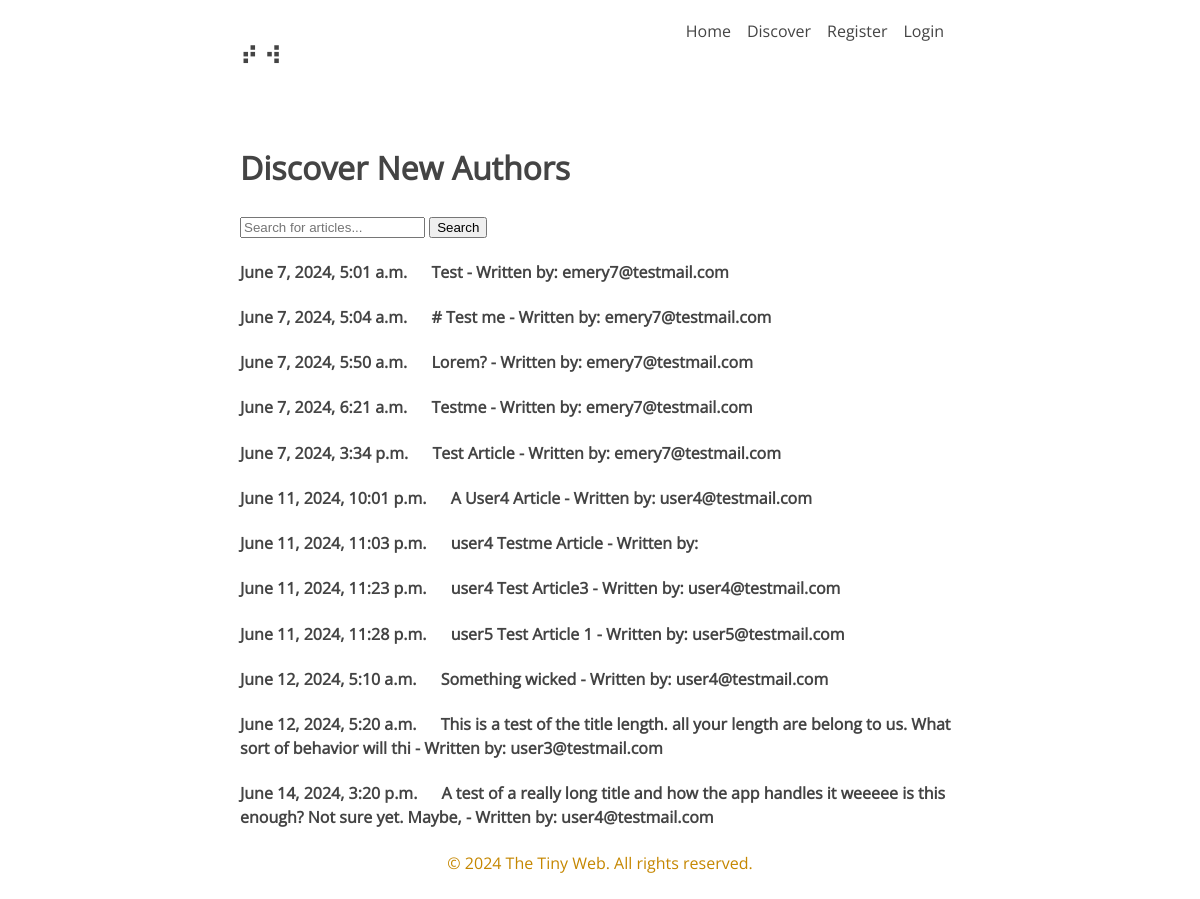
The app's page /discover/discover-articles/, older data.
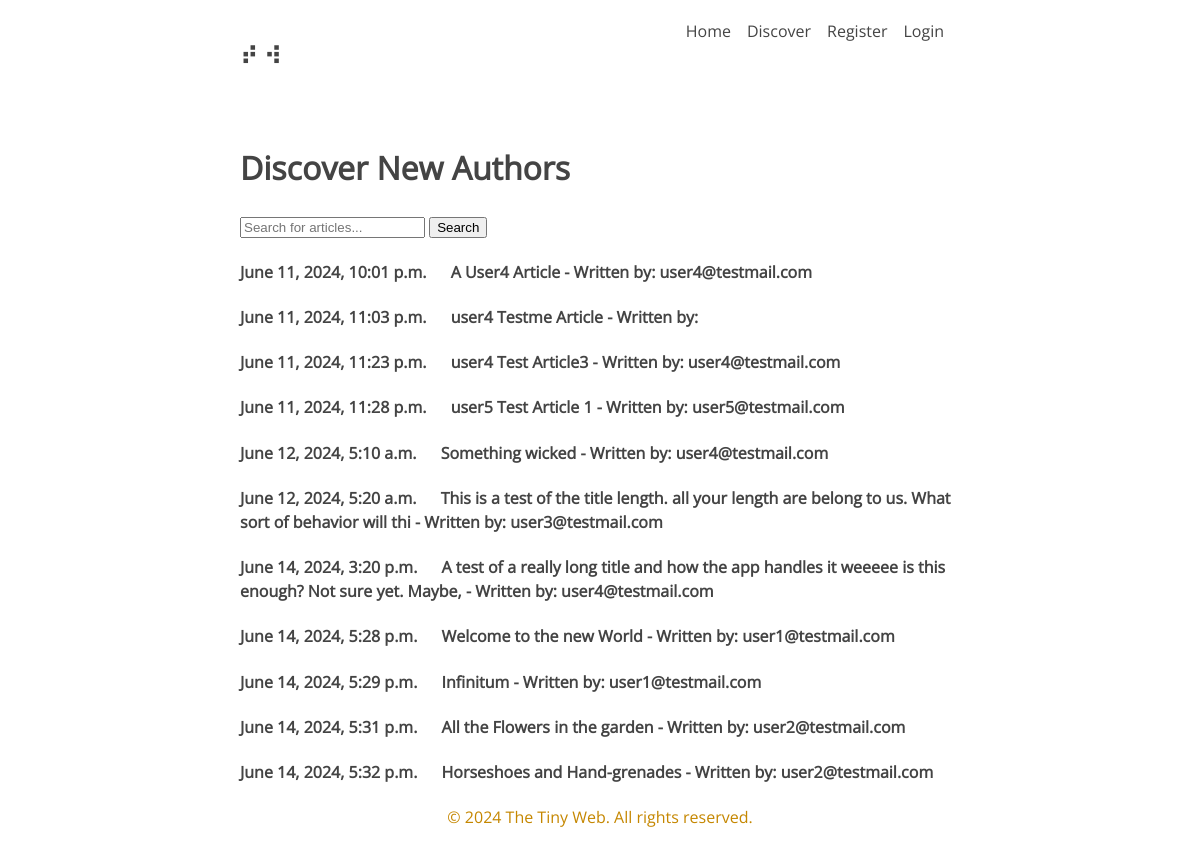
The same page, newer data.
### user/models.py (models this page shows, shortened)
class Article(models.Model):
    title = models.CharField(max_length=100)
    content = MarkdownxField()
    created_at = models.DateTimeField(auto_now_add=True)
    updated_at = models.DateTimeField(auto_now=True)
    user = models.ForeignKey(CustomUser, max_length=10, on_delete=models.CASCADE, null=True)

### account/models.py (models this page shows, shortened)
class CustomUser(AbstractBaseUser, PermissionsMixin):
    username = None
    email = models.EmailField(unique=True)
    is_active = models.BooleanField(default=True)
    is_staff = models.BooleanField(default=False)
    date_joined = models.DateTimeField(default=timezone.now)
    USERNAME_FIELD = 'email'
    REQUIRED_FIELDS = []
    objects = CustomUserManager()
    class DiscoverArticles(models.Model):
        title = models.CharField(max_length=100)

### discover/views.py (the view)
# urls.py: path('discover-articles/', views.discover_articles, name='discover-articles'),
def discover_articles(request):
    query = request.GET.get('search_query')
    if query:
        article = Article.objects.filter(
            Q(title__icontains=query) |
            Q(content__icontains=query)
        ).distinct()
    else:
        article = Article.objects.all()
    context = {'AllArticles': article}
    return render(request, 'discover/discover-articles.html', context)

### discover/templates/discover/discover-articles.html (shortened to what this page needs)
{% extends 'account/base.html' %}
{% block content %}
    <h1>Discover New Authors</h1>
    <form id="search-form" action="{% url 'discover-articles' %}" method="GET">
        <input type="text" id="search-query" name="search_query" placeholder="Search for articles...">
        <button type="submit">Search</button>
    </form>
    <div class="discover-list">
    <ul>
        {% for article in AllArticles %}
            <li>
                <h4><a href="{% url 'discover-article-detail' article.id %}"><span class="article-info">{{ article.created_at }} </span>    {{ article.title }} - Written by: {{ article.user.email }}</h4></a>
            </li>
        {% endfor %}
    </ul>
    </div>
{% endblock %}

### account/templates/account/base.html (shortened to what this page needs)
{% load static %}
<!DOCTYPE html>
<html lang="en">
<head>
    <link rel="stylesheet" type="text/css" href="{% static 'css/style.css' %}">
</head>
<body>
    {% if user.is_authenticated %}
    {% include 'user/navbar.html' %}
{% else %}
    {% include 'user/navbar2.html' %}
{% endif %}
    <div class="body-content">
        {% block content %}
        {% endblock %}
    </div>
    <footer>
        <p> &#169; 2024 The Tiny Web. All rights reserved. </p>
    </footer>
</body>
</html>

### user/templates/user/navbar2.html (shortened to what this page needs)
{% load static %}
    <head>
        <link rel="stylesheet" type="text/css" href="{% static 'css/style.css' %}">
    </head>
    <nav class="navbar">
        <h1> &#10270; &#10298; </h1>
        <ul>
        <li><a href="{% url 'home' %}">Home</a></li>
        <li><a href="{% url 'discover-articles' %}">Discover</a></li>
        <li><a href="{% url 'register' %}">Register</a></li>
        <li><a href="{% url 'user-login' %}">Login</a></li>
       </ul>
    </nav>

### static/css/style.css (style rules this page uses)
:root { --width: 800px; --font-main: Open Sans, sans-serif; --font-secondary: Open Sans, sans-serif; --font-scale: 1em; --background-color: #fff; --heading-color: #222; --text-color: #444; --link-color: #3273dc; --visited-color: #8b6fcb; --code-background-color: #f2f2f2; --code-color: #222; --blockquote-color: #222; margin: auto; }
body { max-width: var(--width); background-color: var(--background-color); color: var(--text-color); font-family: var(--font-main); font-size: var(--font-scale); margin: auto; padding: 20px; max-width: 720px; text-align: left; word-wrap: break-word; overflow-wrap: break-word; line-height: 1.5; }
.navbar { display: flex; flex-wrap: wrap; justify-content: space-between; max-width: var(--width); margin-bottom: 50px; }
.navbar ul { display: flex; flex-wrap: wrap; list-style: none; margin: 0; padding: 0; }
.navbar li { margin-right: 1rem; margin-bottom: 0.5rem; }
.navbar a { text-decoration: none; color: var(--text-color) }
.discover-list { margin: 0; }
.discover-list ul { padding: 0; }
.discover-list li { list-style: none; }
.discover-list a { text-decoration: none; color: var(--text-color); }
.article-info { margin-right: 20px; }
footer { text-align: center; color: rgb(197, 135, 0); }

Row changes from the older to the newer data that the page shows:
removed Article: created_at "June 7, 2024, 5:01 a.m.", title "Test", user.email "emery7@testmail.com"
removed Article: created_at "June 7, 2024, 5:04 a.m.", title "# Test me", user.email "emery7@testmail.com"
removed Article: created_at "June 7, 2024, 5:50 a.m.", title "Lorem?", user.email "emery7@testmail.com"
removed Article: created_at "June 7, 2024, 6:21 a.m.", title "Testme", user.email "emery7@testmail.com"
removed Article: created_at "June 7, 2024, 3:34 p.m.", title "Test Article", user.email "emery7@testmail.com"
added Article: created_at "June 14, 2024, 5:28 p.m.", title "Welcome to the new World", user.email "user1@testmail.com"
added Article: created_at "June 14, 2024, 5:29 p.m.", title "Infinitum", user.email "user1@testmail.com"
added Article: created_at "June 14, 2024, 5:31 p.m.", title "All the Flowers in the garden", user.email "user2@testmail.com"
added Article: created_at "June 14, 2024, 5:32 p.m.", title "Horseshoes and Hand-grenades", user.email "user2@testmail.com"
